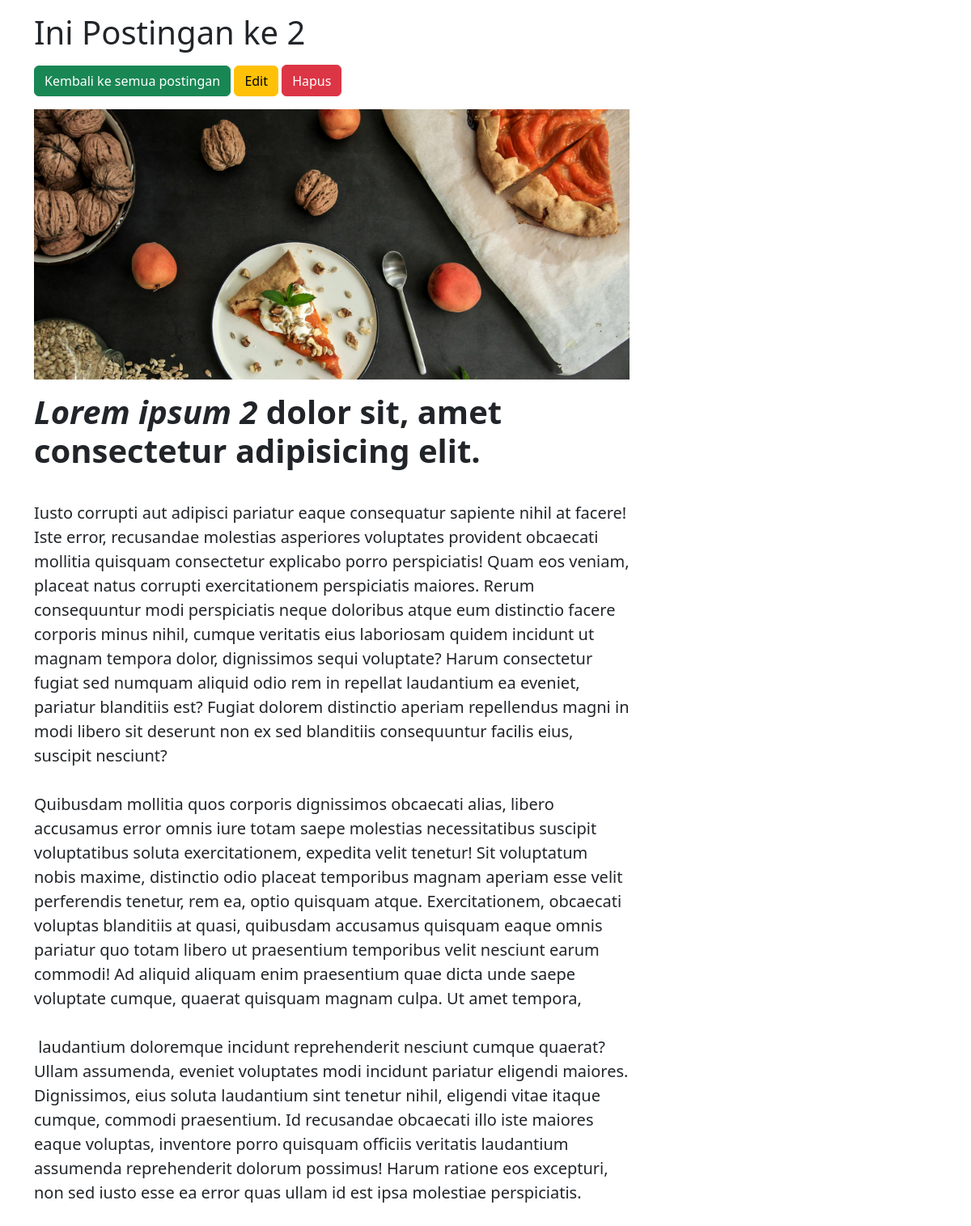
The page /post-show.php?id_post=24 (signed in) on the database its author committed.
### tables this page shows
CREATE TABLE `posts` (
  `id_post` int NOT NULL,
  `id_category` int DEFAULT NULL,
  `id_user` int DEFAULT NULL,
  `title` varchar(255) NOT NULL,
  `image` varchar(255) DEFAULT NULL,
  `excerpt` text,
  `body` text,
  `created_at` timestamp NULL DEFAULT CURRENT_TIMESTAMP,
  `updated_at` timestamp NULL DEFAULT CURRENT_TIMESTAMP ON UPDATE CURRENT_TIMESTAMP
);

### post-show.php (the view, shortened to what this page needs)
<?php
$conn = open_connection();
$id_post = isset($_GET['id_post']) ? $_GET['id_post'] : null;
$sql = "SELECT posts.*, categories.name_category, users.name_user
        FROM posts
        JOIN categories ON posts.id_category = categories.id_category
        JOIN users ON posts.id_user = users.id_user
        WHERE posts.id_post = '$id_post'";
$result = $conn->query($sql);
if ($result && $result->num_rows > 0) {
    $post = $result->fetch_assoc();
} else {
    echo "Post tidak ditemukan.";
    exit;
}
?>
<!doctype html>
<html lang="id">
<head>
    <link href="https://cdn.jsdelivr.net/npm/bootstrap@5.3.3/dist/css/bootstrap.min.css" rel="stylesheet">
</head>
<body>
<div class="container">
    <div class="row my-3">
        <div class="col-lg-8">
            <h1 class="mb-3"><?= htmlspecialchars($post['title']); ?></h1>
            <a href="posts.php" class="btn btn-success"><span data-feather="arrow-left"></span> Kembali ke semua postingan</a>
            <a href="post-edit.php?id_post=<?= $id_post; ?>" class="btn btn-warning"><span data-feather="edit"></span> Edit</a>
            <form action="posts-controller.php" method="POST" class="d-inline">
                <button class="btn btn-danger" onclick="return confirm('Apakah Anda yakin ingin menghapus postingan ini?')" type="submit"><span data-feather="x-circle" class="align-text-bottom"></span> Hapus</button>
            </form>
            <?php if (!empty($post['image'])): ?>
                <div style="max-height: 350px; overflow:hidden">
                    <img src="assets/img/<?= htmlspecialchars($post['image']); ?>" alt="<?= htmlspecialchars($post['title']); ?>" class="img-fluid mt-3">
                </div>
            <?php endif; ?>
            <article class="my-3 fs-5">
                <?= $post['body']; ?>
            </article>
        </div>
    </div>
</div>
</body>
</html>

### rows shown on the page
posts: title "Ini Postingan ke 2", image (picture), body "Lorem ipsum 2 dolor sit, amet consectetur adipisicing elit. Iusto corrupti aut adipisci pariatur eaque consequatur sapiente nihil at facere! Iste error, recusandae molestias asperiores voluptates provident obcaecati mollitia quisquam consectetur explicabo porro perspiciatis! Quam eos veniam, placeat natus corrupti exercitationem perspiciatis maiores. Rerum consequuntur modi perspiciatis neque doloribus atque eum distinctio facere corporis minus nihil, cumque veritatis eius laboriosam quidem incidunt ut magnam tempora dolor, dignissimos sequi voluptate? Harum consectetur fugiat sed numquam aliquid odio rem in repellat laudantium ea eveniet, pariatur blanditiis est? Fugiat dolorem distinctio…"
